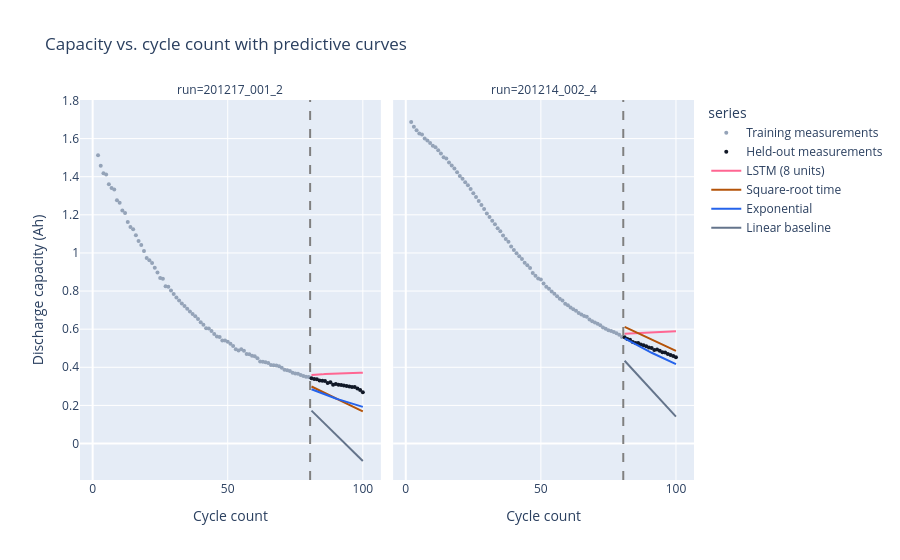

The notebook cell saved with this chart:
### Code cell
colors = {"Training measurements": "#94A3B8", "Held-out measurements": "#111827",
          "Linear baseline": "#64748B", "Exponential": "#2563EB",
          "Square-root time": "#B45309", "LSTM": "#0F766E"}
fig = px.line(forecast_plot, x="Cycle_Index", y="capacity_ah", color="series", facet_col="run",
              color_discrete_map=colors, labels={"Cycle_Index": "Cycle count", "capacity_ah": "Discharge capacity (Ah)"},
              title="Capacity vs. cycle count with predictive curves")
for trace in fig.data:
    if trace.name in ("Training measurements", "Held-out measurements"):
        trace.update(mode="markers", marker_size=4)
fig.add_vline(x=CUTOFF + 0.5, line_dash="dash", line_color="gray")
fig.show()

### Figure 1 — Plotly figure (JSON) as saved in the notebook; plotly's stock layout.template omitted (floating-point values rounded to 4 significant figures)
{"data": [{"hovertemplate": "series=Training measurements<br>run=201217_001_2<br>Cycle count=%{x}<br>Discharge capacity (Ah)=%{y}<extra></extra>", "legendgroup": "Training measurements", "line": {"color": "#94A3B8", "dash": "solid"}, "marker": {"size": 4, "symbol": "circle"}, "mode": "markers", "name": "Training measurements", "orientation": "v", "showlegend": true, "type": "scatter", "x": [2, 3, 4, 5, 6, 7, 8, 9, 10, 11, 12, 13, 14, 15, 16, 17, 18, 19, 20, 21, 22, 23, 24, 25, 26, 27, 28, 29, 30, 31, 32, 33, 34, 35, 36, 37, 38, 39, 40, 41, 42, 43, 44, 45, 46, 47, 48, 49, 50, 51, 52, 53, 54, 55, 56, 57, 58, 59, 60, 61, 62, 63, 64, 65, 66, 67, 68, 69, 70, 71, 72, 73, 74, 75, 76, 77, 78, 79, 80], "xaxis": "x", "y": [1.512, 1.457, 1.418, 1.411, 1.36, 1.341, 1.333, 1.276, 1.263, 1.223, 1.209, 1.162, 1.136, 1.124, 1.093, 1.063, 1.042, 1.01, 0.974, 0.962, 0.947, 0.922, 0.898, 0.869, 0.864, 0.825, 0.822, 0.803, 0.784, 0.766, 0.751, 0.735, 0.722, 0.707, 0.693, 0.68, 0.668, 0.653, 0.636, 0.623, 0.605, 0.604, 0.59, 0.575, 0.561, 0.559, 0.541, 0.541, 0.534, 0.523, 0.512, 0.495, 0.488, 0.495, 0.487, 0.47, 0.469, 0.46, 0.458, 0.447, 0.431, 0.429, 0.426, 0.422, 0.412, 0.411, 0.409, 0.406, 0.398, 0.387, 0.385, 0.381, 0.372, 0.367, 0.366, 0.36, 0.354, 0.351, 0.349], "yaxis": "y"}, {"hovertemplate": "series=Training measurements<br>run=201214_002_4<br>Cycle count=%{x}<br>Discharge capacity (Ah)=%{y}<extra></extra>", "legendgroup": "Training measurements", "line": {"color": "#94A3B8", "dash": "solid"}, "marker": {"size": 4, "symbol": "circle"}, "mode": "markers", "name": "Training measurements", "orientation": "v", "showlegend": false, "type": "scatter", "x": [2, 3, 4, 5, 6, 7, 8, 9, 10, 11, 12, 13, 14, 15, 16, 17, 18, 19, 20, 21, 22, 23, 24, 25, 26, 27, 28, 29, 30, 31, 32, 33, 34, 35, 36, 37, 38, 39, 40, 41, 42, 43, 44, 45, 46, 47, 48, 49, 50, 51, 52, 53, 54, 55, 56, 57, 58, 59, 60, 61, 62, 63, 64, 65, 66, 67, 68, 69, 70, 71, 72, 73, 74, 75, 76, 77, 78, 79, 80], "xaxis": "x2", "y": [1.687, 1.662, 1.644, 1.627, 1.621, 1.601, 1.59, 1.577, 1.562, 1.555, 1.539, 1.522, 1.502, 1.495, 1.474, 1.459, 1.443, 1.424, 1.404, 1.389, 1.371, 1.355, 1.335, 1.313, 1.293, 1.272, 1.251, 1.23, 1.207, 1.188, 1.169, 1.15, 1.13, 1.114, 1.092, 1.073, 1.059, 1.034, 1.015, 0.998, 0.983, 0.968, 0.949, 0.935, 0.921, 0.895, 0.88, 0.866, 0.861, 0.84, 0.823, 0.812, 0.798, 0.786, 0.773, 0.76, 0.75, 0.733, 0.725, 0.714, 0.704, 0.697, 0.685, 0.677, 0.669, 0.665, 0.651, 0.641, 0.635, 0.628, 0.62, 0.609, 0.602, 0.594, 0.59, 0.585, 0.579, 0.571, 0.559], "yaxis": "y2"}, {"hovertemplate": "series=Held-out measurements<br>run=201217_001_2<br>Cycle count=%{x}<br>Discharge capacity (Ah)=%{y}<extra></extra>", "legendgroup": "Held-out measurements", "line": {"color": "#111827", "dash": "solid"}, "marker": {"size": 4, "symbol": "circle"}, "mode": "markers", "name": "Held-out measurements", "orientation": "v", "showlegend": true, "type": "scatter", "x": [81, 82, 83, 84, 85, 86, 87, 88, 89, 90, 91, 92, 93, 94, 95, 96, 97, 98, 99, 100], "xaxis": "x", "y": [0.343, 0.339, 0.337, 0.331, 0.329, 0.328, 0.317, 0.322, 0.309, 0.313, 0.309, 0.307, 0.304, 0.302, 0.299, 0.297, 0.296, 0.289, 0.281, 0.269], "yaxis": "y"}, {"hovertemplate": "series=Held-out measurements<br>run=201214_002_4<br>Cycle count=%{x}<br>Discharge capacity (Ah)=%{y}<extra></extra>", "legendgroup": "Held-out measurements", "line": {"color": "#111827", "dash": "solid"}, "marker": {"size": 4, "symbol": "circle"}, "mode": "markers", "name": "Held-out measurements", "orientation": "v", "showlegend": false, "type": "scatter", "x": [81, 82, 83, 84, 85, 86, 87, 88, 89, 90, 91, 92, 93, 94, 95, 96, 97, 98, 99, 100], "xaxis": "x2", "y": [0.557, 0.549, 0.544, 0.533, 0.528, 0.528, 0.52, 0.516, 0.51, 0.504, 0.501, 0.491, 0.494, 0.487, 0.479, 0.477, 0.47, 0.465, 0.459, 0.453], "yaxis": "y2"}, {"hovertemplate": "series=LSTM (8 units)<br>run=201217_001_2<br>Cycle count=%{x}<br>Discharge capacity (Ah)=%{y}<extra></extra>", "legendgroup": "LSTM (8 units)", "line": {"color": "#FF6692", "dash": "solid"}, "marker": {"symbol": "circle"}, "mode": "lines", "name": "LSTM (8 units)", "orientation": "v", "showlegend": true, "type": "scatter", "x": [81, 82, 83, 84, 85, 86, 87, 88, 89, 90, 91, 92, 93, 94, 95, 96, 97, 98, 99, 100], "xaxis": "x", "y": [0.3593, 0.3595, 0.3603, 0.3615, 0.3629, 0.3644, 0.3653, 0.3661, 0.3669, 0.3677, 0.3683, 0.3689, 0.3694, 0.3699, 0.3703, 0.3707, 0.371, 0.3713, 0.3716, 0.3718], "yaxis": "y"}, {"hovertemplate": "series=LSTM (8 units)<br>run=201214_002_4<br>Cycle count=%{x}<br>Discharge capacity (Ah)=%{y}<extra></extra>", "legendgroup": "LSTM (8 units)", "line": {"color": "#FF6692", "dash": "solid"}, "marker": {"symbol": "circle"}, "mode": "lines", "name": "LSTM (8 units)", "orientation": "v", "showlegend": false, "type": "scatter", "x": [81, 82, 83, 84, 85, 86, 87, 88, 89, 90, 91, 92, 93, 94, 95, 96, 97, 98, 99, 100], "xaxis": "x2", "y": [0.5766, 0.5772, 0.578, 0.579, 0.5803, 0.582, 0.5829, 0.5837, 0.5845, 0.5852, 0.5858, 0.5863, 0.5868, 0.5872, 0.5875, 0.5878, 0.5881, 0.5883, 0.5885, 0.5887], "yaxis": "y2"}, {"hovertemplate": "series=Square-root time<br>run=201217_001_2<br>Cycle count=%{x}<br>Discharge capacity (Ah)=%{y}<extra></extra>", "legendgroup": "Square-root time", "line": {"color": "#B45309", "dash": "solid"}, "marker": {"symbol": "circle"}, "mode": "lines", "name": "Square-root time", "orientation": "v", "showlegend": true, "type": "scatter", "x": [81, 82, 83, 84, 85, 86, 87, 88, 89, 90, 91, 92, 93, 94, 95, 96, 97, 98, 99, 100], "xaxis": "x", "y": [0.2994, 0.2922, 0.2851, 0.278, 0.271, 0.264, 0.257, 0.25, 0.2431, 0.2362, 0.2293, 0.2225, 0.2157, 0.2089, 0.2021, 0.1954, 0.1887, 0.182, 0.1753, 0.1687], "yaxis": "y"}, {"hovertemplate": "series=Square-root time<br>run=201214_002_4<br>Cycle count=%{x}<br>Discharge capacity (Ah)=%{y}<extra></extra>", "legendgroup": "Square-root time", "line": {"color": "#B45309", "dash": "solid"}, "marker": {"symbol": "circle"}, "mode": "lines", "name": "Square-root time", "orientation": "v", "showlegend": false, "type": "scatter", "x": [81, 82, 83, 84, 85, 86, 87, 88, 89, 90, 91, 92, 93, 94, 95, 96, 97, 98, 99, 100], "xaxis": "x2", "y": [0.6122, 0.6053, 0.5985, 0.5917, 0.5849, 0.5782, 0.5715, 0.5648, 0.5581, 0.5515, 0.5449, 0.5383, 0.5317, 0.5252, 0.5187, 0.5122, 0.5057, 0.4993, 0.4929, 0.4865], "yaxis": "y2"}, {"hovertemplate": "series=Exponential<br>run=201217_001_2<br>Cycle count=%{x}<br>Discharge capacity (Ah)=%{y}<extra></extra>", "legendgroup": "Exponential", "line": {"color": "#2563EB", "dash": "solid"}, "marker": {"symbol": "circle"}, "mode": "lines", "name": "Exponential", "orientation": "v", "showlegend": true, "type": "scatter", "x": [81, 82, 83, 84, 85, 86, 87, 88, 89, 90, 91, 92, 93, 94, 95, 96, 97, 98, 99, 100], "xaxis": "x", "y": [0.2847, 0.2789, 0.2732, 0.2676, 0.2621, 0.2567, 0.2515, 0.2463, 0.2413, 0.2363, 0.2315, 0.2268, 0.2221, 0.2176, 0.2131, 0.2088, 0.2045, 0.2003, 0.1962, 0.1922], "yaxis": "y"}, {"hovertemplate": "series=Exponential<br>run=201214_002_4<br>Cycle count=%{x}<br>Discharge capacity (Ah)=%{y}<extra></extra>", "legendgroup": "Exponential", "line": {"color": "#2563EB", "dash": "solid"}, "marker": {"symbol": "circle"}, "mode": "lines", "name": "Exponential", "orientation": "v", "showlegend": false, "type": "scatter", "x": [81, 82, 83, 84, 85, 86, 87, 88, 89, 90, 91, 92, 93, 94, 95, 96, 97, 98, 99, 100], "xaxis": "x2", "y": [0.552, 0.5439, 0.5359, 0.5281, 0.5203, 0.5127, 0.5052, 0.4978, 0.4905, 0.4833, 0.4762, 0.4692, 0.4624, 0.4556, 0.4489, 0.4423, 0.4359, 0.4295, 0.4232, 0.417], "yaxis": "y2"}, {"hovertemplate": "series=Linear baseline<br>run=201217_001_2<br>Cycle count=%{x}<br>Discharge capacity (Ah)=%{y}<extra></extra>", "legendgroup": "Linear baseline", "line": {"color": "#64748B", "dash": "solid"}, "marker": {"symbol": "circle"}, "mode": "lines", "name": "Linear baseline", "orientation": "v", "showlegend": true, "type": "scatter", "x": [81, 82, 83, 84, 85, 86, 87, 88, 89, 90, 91, 92, 93, 94, 95, 96, 97, 98, 99, 100], "xaxis": "x", "y": [0.1725, 0.1586, 0.1447, 0.1308, 0.1169, 0.103, 0.0891, 0.0752, 0.0613, 0.04739, 0.03349, 0.01958, 0.005678, -0.008226, -0.02213, -0.03603, -0.04994, -0.06384, -0.07775, -0.09165], "yaxis": "y"}, {"hovertemplate": "series=Linear baseline<br>run=201214_002_4<br>Cycle count=%{x}<br>Discharge capacity (Ah)=%{y}<extra></extra>", "legendgroup": "Linear baseline", "line": {"color": "#64748B", "dash": "solid"}, "marker": {"symbol": "circle"}, "mode": "lines", "name": "Linear baseline", "orientation": "v", "showlegend": false, "type": "scatter", "x": [81, 82, 83, 84, 85, 86, 87, 88, 89, 90, 91, 92, 93, 94, 95, 96, 97, 98, 99, 100], "xaxis": "x2", "y": [0.4346, 0.4192, 0.4037, 0.3883, 0.3728, 0.3573, 0.3419, 0.3264, 0.311, 0.2955, 0.2801, 0.2646, 0.2492, 0.2337, 0.2183, 0.2028, 0.1874, 0.1719, 0.1565, 0.141], "yaxis": "y2"}], "layout": {"annotations": [{"showarrow": false, "text": "run=201217_001_2", "x": 0.245, "xanchor": "center", "xref": "paper", "y": 1, "yanchor": "bottom", "yref": "paper"}, {"showarrow": false, "text": "run=201214_002_4", "x": 0.755, "xanchor": "center", "xref": "paper", "y": 1, "yanchor": "bottom", "yref": "paper"}], "legend": {"title": {"text": "series"}, "tracegroupgap": 0}, "shapes": [{"line": {"color": "gray", "dash": "dash"}, "type": "line", "x0": 80.5, "x1": 80.5, "xref": "x", "y0": 0, "y1": 1, "yref": "y domain"}, {"line": {"color": "gray", "dash": "dash"}, "type": "line", "x0": 80.5, "x1": 80.5, "xref": "x2", "y0": 0, "y1": 1, "yref": "y2 domain"}], "title": {"text": "Capacity vs. cycle count with predictive curves"}, "xaxis": {"anchor": "y", "domain": [0, 0.49], "title": {"text": "Cycle count"}}, "xaxis2": {"anchor": "y2", "domain": [0.51, 1], "matches": "x", "title": {"text": "Cycle count"}}, "yaxis": {"anchor": "x", "domain": [0, 1], "title": {"text": "Discharge capacity (Ah)"}}, "yaxis2": {"anchor": "x2", "domain": [0, 1], "matches": "y", "showticklabels": false}}}
